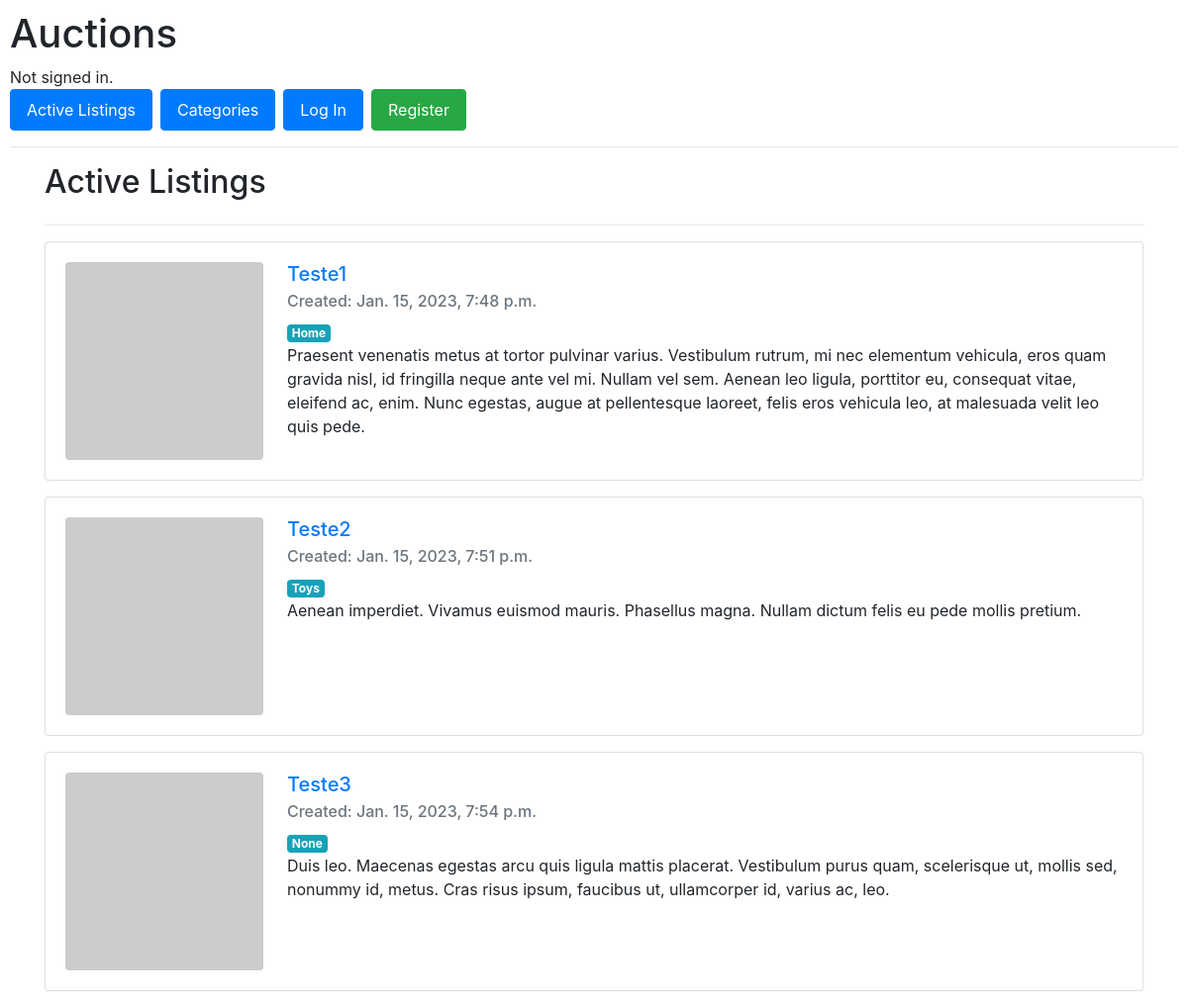
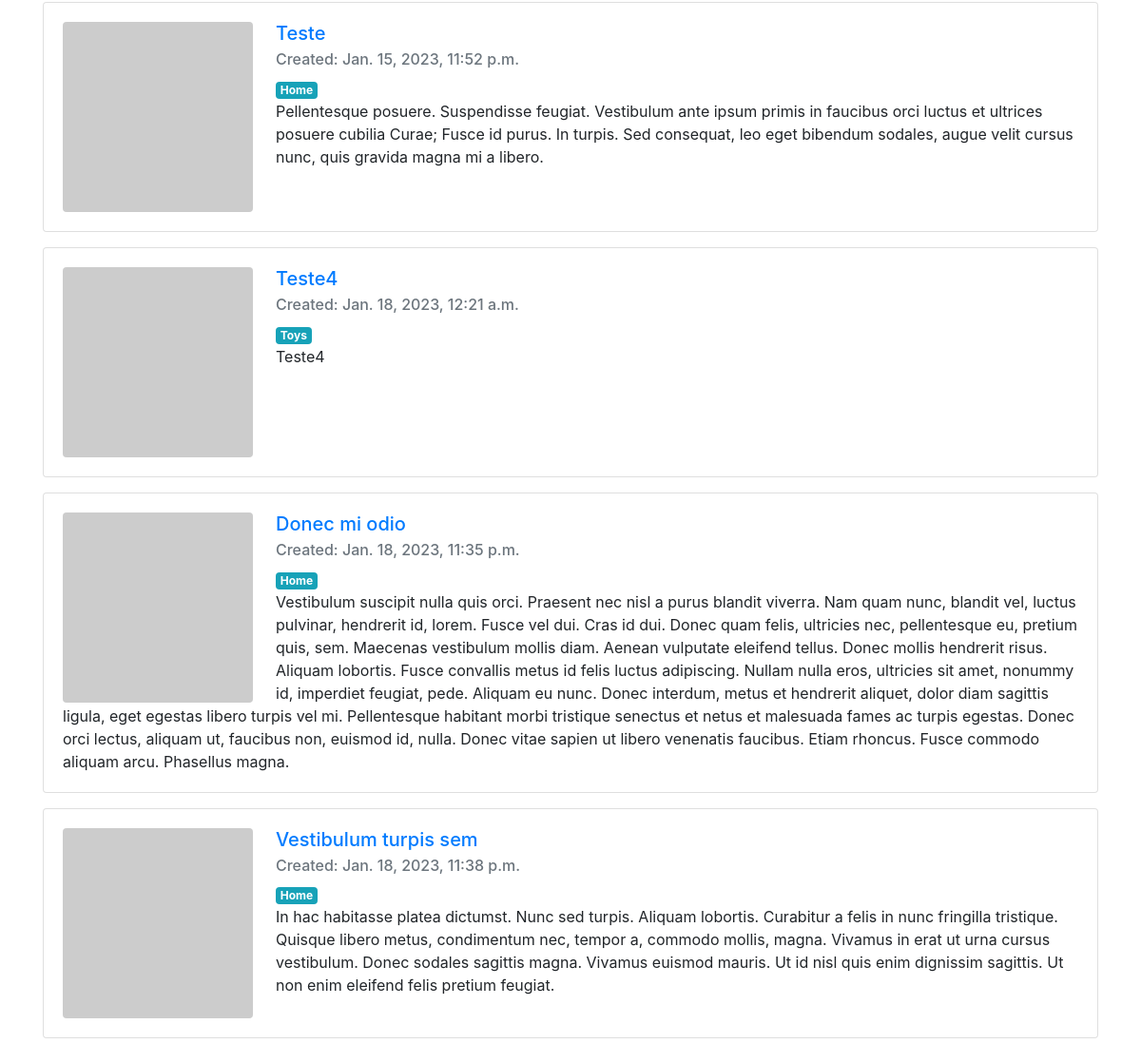
The app's page /, older data (2 pictures, top to bottom).
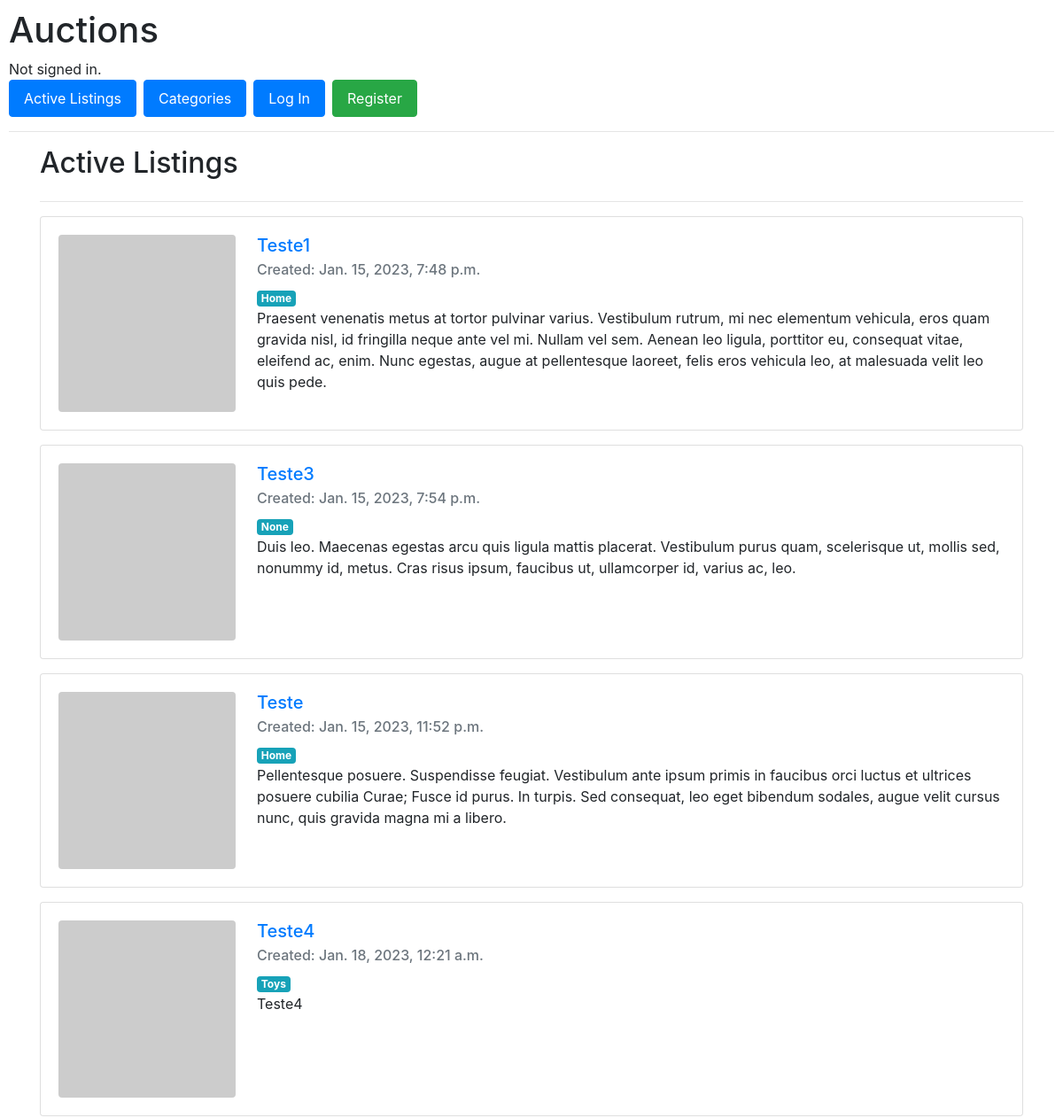
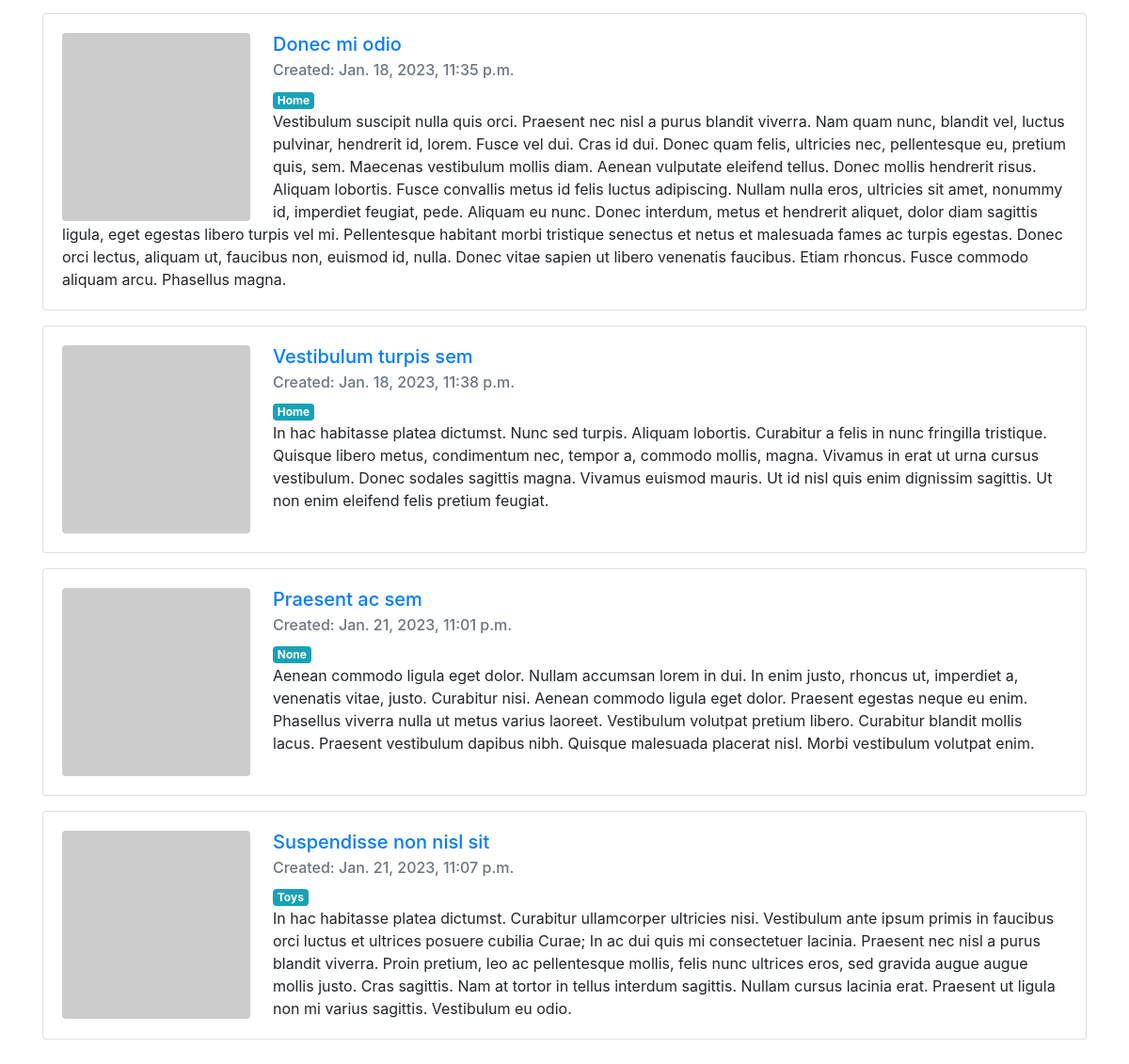
The same page, newer data (2 pictures, top to bottom).
### auctions/models.py (models this page shows, shortened)
class Listing(models.Model):
    user = models.ForeignKey(to=User, on_delete=models.PROTECT)
    title = models.CharField(max_length=50)
    description = models.TextField()
    category = models.ForeignKey(to=Category, on_delete=models.PROTECT, blank=True, null=True)
    image = models.URLField(blank=True, null=True)
    starting_price = models.DecimalField(max_digits=20, decimal_places=2)
    date_created = models.DateTimeField(auto_now_add=True)
    is_active = models.BooleanField(default=True)

class Category(models.Model):
    name = models.CharField(max_length=50, unique=True)
    def __str__(self) -> str:
        return self.name
    class Meta:
        verbose_name_plural = "Categories"

### auctions/views.py (the view)
# urls.py: path("", views.index, name="index"),
def index(request):
    listings = Listing.objects.filter(is_active=True)
    return render(request, "auctions/index.html", context={
        "listings": listings,
    })

### auctions/templates/auctions/index.html
{% extends "auctions/layout.html" %}
{% block body %}
    <div class="container">
        <div class="row">
            <div class="col">
                <h2>{{ page_heading | default:"Active Listings"}}</h2>
            </div>
        </div>
        <hr>
        <div class="row">
            <div class="col">
            {% for listing in listings %}
                <div class="card mb-3">
                    <div class="card-body">
                        <img src="{{ listing.image|default:'https://dummyimage.com/200x200/404040/ffffff.jpg&text=No+Image' }}" class="img-fluid rounded float-left mr-4" style="width: 200px; height: 200px;" alt="No image">
                        <h5 class="card-title">
                            <a href="{% url 'listing_detail' listing.id %}">{{ listing.title }}</a>
                        </h5>
                        <h6 class="card-subtitle mb-2 text-muted">Created: {{ listing.date_created }}</h6>
                        <span class="badge badge-info">{{ listing.category }}</span>
                        <p class="card-text">{{ listing.description }}</p>
                    </div>
                </div>
            {% empty %}
                Sorry, no listing.
            {% endfor %}
            </div>
        </div>
    </div>
{% endblock %}

### auctions/templates/auctions/layout.html (shortened to what this page needs)
{% load static %}
<!DOCTYPE html>
<html lang="en">
    <head>
        <link rel="stylesheet" href="https://stackpath.bootstrapcdn.com/bootstrap/4.4.1/css/bootstrap.min.css">
        <link href="{% static 'auctions/styles.css' %}" rel="stylesheet">
    </head>
    <body>
        <h1>Auctions</h1>
        <div>
            {% if user.is_authenticated %}
                Signed in as <strong>{{ user.username }}</strong>.
            {% else %}
                Not signed in.
            {% endif %}
        </div>
        <ul class="nav">
            <li class="nav-item">
                <a class="nav-link btn btn-primary mr-2" href="{% url 'index' %}">Active Listings</a>
            </li>
            <li class="nav-item">
                <a class="nav-link btn btn-primary mr-2" href="{% url 'categories' %}">Categories</a>
            </li>
            {% if user.is_authenticated %}
                <li class="nav-item">
                    <a class="nav-link btn btn-primary mr-2" href="{% url 'add_listing' %}">Add Listing</a>
                </li>
                <li class="nav-item">
                    <a class="nav-link btn btn-primary mr-2" href="{% url 'watchlist' %}">Watchlist <span class="badge badge-light">{{ user.watchlist.all|length }}</span></a>
                </li>
                <li class="nav-item">
                    <a class="nav-link btn btn-secondary mr-2" href="{% url 'logout' %}">Log Out</a>
                </li>
            {% else %}
                <li class="nav-item">
                    <a class="nav-link btn btn-primary mr-2" href="{% url 'login' %}">Log In</a>
                </li>
                <li class="nav-item">
                    <a class="nav-link btn btn-success mr-2" href="{% url 'register' %}">Register</a>
                </li>
            {% endif %}
        </ul>
        <hr>
        {% block body %}
        {% endblock %}
    </body>
</html>

### auctions/static/auctions/styles.css (style rules this page uses)
body { padding: 10px; }

Row changes from the older to the newer data that the page shows:
no longer on this page (row edited): Listing: title "Teste2", date_created "Jan. 15, 2023, 7:51 p.m.", category "Toys", description "Aenean imperdiet. Vivamus euismod mauris. Phasellus magna. Nullam dictum felis eu pede mollis pretium."
added Listing: title "Praesent ac sem", date_created "Jan. 21, 2023, 11:01 p.m.", category "None", description "Aenean commodo ligula eget dolor. Nullam accumsan lorem in dui. In enim justo, rhoncus ut, imperdiet a, venenatis vitae, justo. Curabitur nisi. Aenean commodo ligula eget dolor. Praesent egestas neque eu enim. Phasellus viverra nulla ut metus varius laoreet. Vestibulum volutpat pretium libero. Curabitur blandit mollis lacus. Praesent vestibulum dapibus nibh. Quisque malesuada placerat nisl. Morbi vestibulum volutpat enim."
added Listing: title "Suspendisse non nisl sit", date_created "Jan. 21, 2023, 11:07 p.m.", category "Toys", description "In hac habitasse platea dictumst. Curabitur ullamcorper ultricies nisi. Vestibulum ante ipsum primis in faucibus orci luctus et ultrices posuere cubilia Curae; In ac dui quis mi consectetuer lacinia. Praesent nec nisl a purus blandit viverra. Proin pretium, leo ac pellentesque mollis, felis nunc ultrices eros, sed gravida augue augue mollis justo. Cras sagittis. Nam at tortor in tellus interdum sagittis. Nullam cursus lacinia erat. Praesent ut ligula non mi varius sagittis. Vestibulum eu odio."
